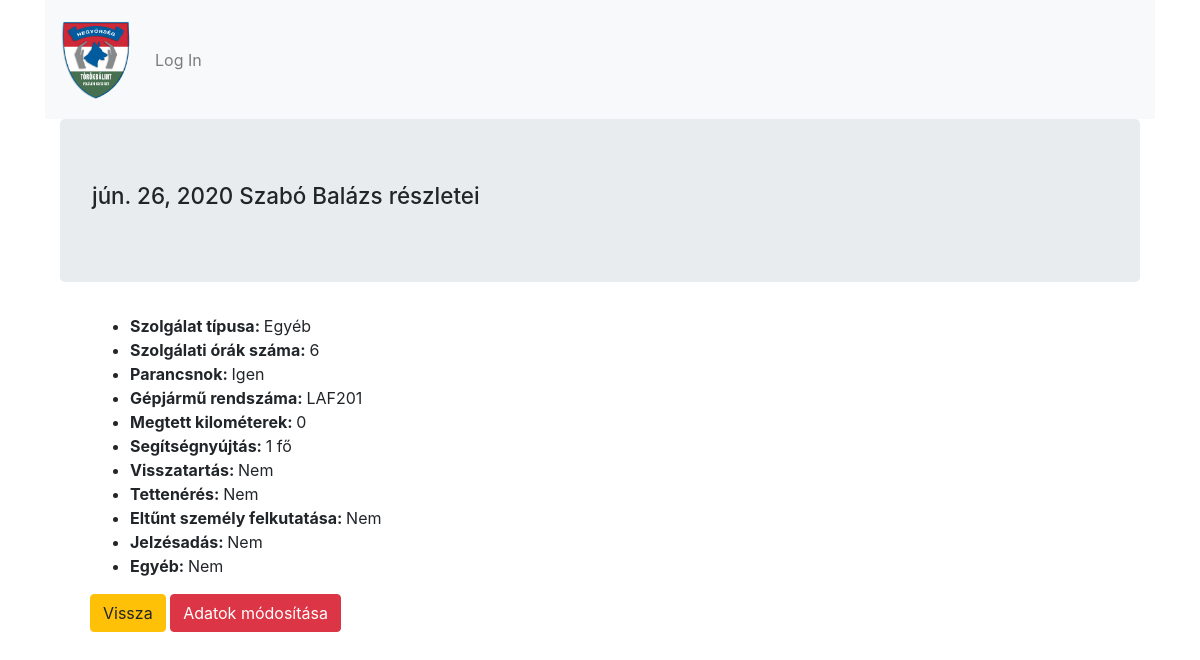
Page /time_sheet/duty_detail/49/ on the committed database.
### time_sheet/models.py (models this page shows, shortened)
class Duty(models.Model):
    s_types = (('O', 'Önálló'),('R','Rendőrrel közös'),('Re','Rendezvénybiztosítás'),('K', 'Kutyás'),('E', 'Egyéb'))
    member = models.ForeignKey('time_sheet.Member', on_delete = models.SET_DEFAULT, verbose_name= ('Szolgálatot ellátó személy'), default=5)
    duty_type = models.CharField(max_length=2, choices = s_types, default='O',verbose_name= ('Szolgálat típusa'))
    date = models.DateField(verbose_name= ('Dátum'))
    hours = models.PositiveSmallIntegerField(default=0, verbose_name= ('Szolgálati órák'))
    commander = models.BooleanField(default=False, verbose_name= ('Járőrparancsnok'))
    kms = models.PositiveSmallIntegerField(default=0, verbose_name= ('Megtett kilométerek'))
    plate = models.ForeignKey('time_sheet.Car', on_delete = models.CASCADE, verbose_name= ('Rendszám'), blank=True, null=True)
    help = models.PositiveSmallIntegerField(default=0, verbose_name= ('Segítségnyújtás (fő)'))
    retention = models.BooleanField(default=False, verbose_name= ('Visszatartás'))
    caught = models.BooleanField(default=False, verbose_name= ('Tettenérés'))
    missing = models.BooleanField(default=False, verbose_name= ('Eltűnt személy felkutatása'))
    signal = models.BooleanField(default=False, verbose_name= ('Jelzésadás'))
    other = models.BooleanField(default=False, verbose_name= ('Egyéb eset'))
    class Meta():
        unique_together = ('member', 'date', 'duty_type')

class Member(models.Model):
    last_name = models.CharField(max_length=256, verbose_name= ('Vezetéknév'))
    first_name = models.CharField(max_length=256, verbose_name= ('Keresztnév'))
    id_number = models.CharField(max_length=20, blank=True, null=True, verbose_name= ('Igazolvány szám'))
    pmpsz_number = models.CharField(max_length=8, unique=True, blank=True, null=True, verbose_name= ('PMPSZ azonosító'))
    young = models.BooleanField(default=False, verbose_name= ('Ifjú polgárőr'))
    dog = models.BooleanField(default=False, verbose_name= ('Kutyás polgárőr'))
    motor = models.BooleanField(default=False, verbose_name= ('Motoros polgárőr'))
    reg_date = models.DateTimeField(default=timezone.now)
    active = models.BooleanField(default=True, verbose_name= ('Aktív tag'))
    class Meta():
        unique_together = ('first_name', 'last_name')
        ordering = ['last_name']
    def __str__(self):
        return self.last_name + ' ' + self.first_name

class Car(models.Model):
    fuel_types = (('B','Benzin'),('D','Gázolaj'),('G','Gáz'))
    car_type = models.CharField(max_length=150, verbose_name= ('Típus'), blank=True, null=True)
    car_plate = models.CharField(max_length=6, verbose_name= ('Rendszám'), unique=True)
    fuel_type = models.CharField(max_length=1, choices = fuel_types, default='O',verbose_name= ('Üzemanyag típusa'))
    ccm = models.PositiveSmallIntegerField(verbose_name= ('Lökettérfogat'))
    def __str__(self):
        return self.car_plate

### time_sheet/views.py (the view)
# urls.py: path('duty_detail/<int:pk>/', views.DutyDetail.as_view(), name='duty_detail'),
class DutyDetail(DetailView,LoginRequiredMixin):
    login_url = '/login/'
    model = models.Duty

### time_sheet/templates/time_sheet/duty_detail.html (shortened to what this page needs)
{% extends 'base.html' %}
{% block content_block %}
<div class='jumbotron'>
  <h1>{{duty.date}}  {{duty.member}} részletei</h1>
</div>
<div class="container">
  <div class="container member-list">
  <ul>
<li><strong>Szolgálat típusa: </strong>{{duty.get_duty_type_display}}</li>
<li><strong>Szolgálati órák száma: </strong>{{duty.hours}}</li>
<li><strong>Parancsnok: </strong>{% if duty.commander %}Igen {% else %}Nem{% endif %}</li>
{% if duty.commander %}
<li><strong>Gépjármű rendszáma: </strong>{{duty.plate}}</li>
<li><strong>Megtett kilométerek: </strong>{{duty.kms}}</li>
<li><strong>Segítségnyújtás: </strong>{{duty.help}} fő</li>
<li><strong>Visszatartás: </strong>{% if duty.retention %}Igen {% else %}Nem{% endif %}</li>
<li><strong>Tettenérés: </strong>{% if duty.caught %}Igen {% else %}Nem{% endif %}</li>
<li><strong>Eltűnt személy felkutatása: </strong>{% if duty.missing %}Igen {% else %}Nem{% endif %}</li>
<li><strong>Jelzésadás: </strong>{% if duty.signal %}Igen {% else %}Nem{% endif %}</li>
<li><strong>Egyéb: </strong>{% if duty.other %}Igen {% else %}Nem{% endif %}</li>
{% endif %}
  </ul>
  <a href="{% url 'time_sheet:duty_list' %}" class="btn btn-warning">Vissza</a>
  <a href="{% url 'time_sheet:duty_update' pk=duty.pk %}" class="btn btn-danger">Adatok módosítása</a>
</div>
</div>
{% endblock %}

### static/css/master.css (style rules this page uses)
.container { margin-bottom: 20px }
h1, h2 { font-size: 1.4rem }

### rows in the picture
Duty: date "jún. 26, 2020", member "Szabó Balázs", duty_type "Egyéb", hours "6", plate "LAF201", kms "0", help "1"
